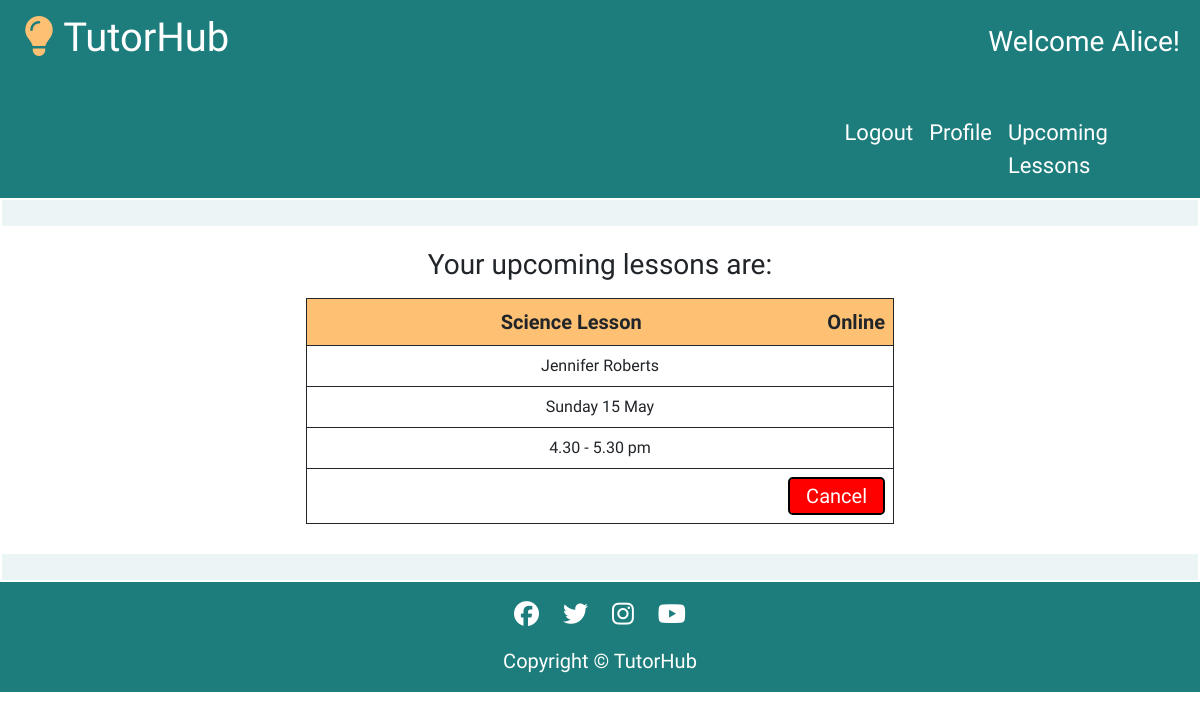
Screenshot of /profile/upcoming_lessons/ (signed in) with the database file from the repository.
### tutorprofile/models.py (models this page shows, shortened)
class Booking(models.Model):
    date = models.CharField(max_length=50)
    time = models.CharField(max_length=50)
    tutor = models.CharField(max_length=50, null=True, blank=True)
    subject = models.CharField(max_length=50, null=True, blank=True)
    student = models.ForeignKey(User, on_delete=models.CASCADE)

### userprofile/views.py (the view)
# urls.py: path('upcoming_lessons/', views.upcoming_lessons, name='upcoming_lessons'),
@login_required
def upcoming_lessons(request):
    template = 'userprofile/upcoming_lessons.html'
    context = {
        'bookings': Booking.objects.filter(student=request.user),
    }
    return render(request, template, context)

### userprofile/templates/userprofile/upcoming_lessons.html (shortened to what this page needs)
{% extends "base.html" %}
{% load static %}
{% block content %}
<div class="row placeholder" id="placeholder-top">
</div>
<div class="container-fluid">
    <div class="row">
        <div class="col-12">
            <div class="row center">
                <h3>Your upcoming lessons are:</h3>
                {% for booking in bookings %}
                <div class="col-12">
                    <table class="table-space table-width-bookings">
                        <tr>
                            <td class="bold">{{ booking.subject }} Lesson <span class="type">Online</span></td>
                        </tr>
                        <tr>
                            <td>{{ booking.tutor }}</td>
                        </tr>
                        <tr>
                            <td class="booking-dates">{{ booking.date }}</td>
                        </tr>
                        <tr>
                            <td>{{ booking.time }}</td>
                        </tr>
                        <tr>
                            <td>
                                <button class="btn btn-delete btn-lg" value="{{ booking.id }}">Cancel</button>
                            </td>
                        </tr>
                    </table>
                </div>
            {% endfor %}
    </div>
</div>
<div class="row placeholder" id="placeholder-bottom">
</div>
{% endblock %}

### templates/base.html (shortened to what this page needs)
{% load static %}
<!DOCTYPE html>
<html lang="en">
<head>
    <link rel="stylesheet" href="https://cdnjs.cloudflare.com/ajax/libs/font-awesome/5.15.3/css/all.min.css">
    <link href="https://cdn.jsdelivr.net/npm/bootstrap@5.0.1/dist/css/bootstrap.min.css" rel="stylesheet"
>
    <link rel="stylesheet" href="{% static 'css/style.css' %}">
</head>
<body>
    <div class="row header-nav">
        <div class="col-sm-12 col-md-6">
            <a class="nav-link" id="nav-title" href="{% url 'index' %}"><i class="fa-solid fa-lightbulb"></i> TutorHub</a>
        </div>
        <div class="col-sm-12 col-md-6">
            {% if user.is_authenticated %}
                <h3 id="username-right">Welcome {{ user.username }}!</h3>
            {% endif %}
        </div>
    </div>
    <nav class="navbar navbar-expand navbar-light">
        <div class="conatiner-fluid">
            <div class="row">
                <div class="col-8 nav-elements">
                    <ul class="navbar-nav mb-lg-0">
                        {% if user.is_authenticated %}
                        <li class="nav-item">
                            <a class="nav-link" href="{% url 'account_logout' %}">Logout</a>
                        </li>
                        <li class="nav-item">
                            <a class="nav-link" href="{% url 'profile' %}">Profile</a>
                        </li>
                        <li class="nav-item">
                            <a class="nav-link-upcoming-lessons nav-link" href="{% url 'upcoming_lessons' %}">Upcoming Lessons</a>
                        </li>
                        {% endif %}
                    </ul>
                </div>
            </div>
        </div>
    </nav>
    <main>
        {% block content %}{% endblock content %}
    </main>
    <footer>
        <div class="container-fluid">
            <div class="row center footer">
                <ul>
                    <li><a href="https://www.facebook.com/" target="_blank" rel="noopener"
                            aria-label="Click here to go to our facebook page"><i class="fab fa-facebook"></i></a></li>
                    <li><a href="https://www.twitter.com/" target="_blank" rel="noopener"
                            aria-label="Click here to go to our twitter page"><i class="fab fa-twitter"></i></a></li>
                    <li><a href="https://www.instagram.com/" target="_blank" rel="noopener"
                            aria-label="Click here to go to our instagram page"><i class="fab fa-instagram"></i></a></li>
                    <li><a href="https://www.youtube.com/" target="_blank" rel="noopener"
                            aria-label="Click here to go to our youtube page"><i class="fab fa-youtube"></i></a></li>
                </ul>
                <p class="footer-text">Copyright © TutorHub</p>
            </div>
        </div>
    </footer>
</body>
</html>

### static/css/style.css (style rules this page uses)
html, body { max-width: 100%; overflow-x: hidden; font-family: 'Hubballi', cursive; }
.center { text-align: center; }
.navbar { background-color: #1c7d7c; justify-content: right; }
.nav-link-upcoming-lessons { width: 200px; }
.navbar-light .navbar-nav .nav-link { color: white; }
.header-nav { height: 100px; color: white; padding-top: 5px; font-size: 30px; background-color: #1c7d7c; color: white; display: flex; position: relative; }
.header-nav a { margin-bottom: 0; text-decoration: none; color: white; }
.nav-link { color: white; }
.nav-elements { font-size: 22px; }
.placeholder { background-color: #258d8c17; border: solid 2px white; padding: 0; height: 30px; margin: auto; margin-bottom: 20px; margin-top: 20px; }
#placeholder-top { padding: 0; margin-top: 0; }
#placeholder-bottom { padding: 0; margin-bottom: 0; }
.bold { background-color: #fec173; font-weight: bold; font-size: 20px; }
#username-right { float: right; padding-top: 20px; padding-right: 20px; }
#nav-title { position: absolute; left: 20px; top: 0px; font-size: 40px; }
#nav-title i { color: #fec173; }
.table-width-bookings { width: 50%; margin: auto; margin-top: 8px; margin-bottom: 8px; }
.table-width-bookings td { padding: 8px; }
th, td { border: 1px solid; }
.btn-delete { padding-top: 2px; padding-bottom: 2px; background-color: #d85153; border: 2px solid black; color: white; float: right; }
.type { float: right; }
.footer { background-color: #1c7d7c; }
.footer-text { font-size: 20px; color: white; }
.footer li { display: inline; padding: 10px; }
.footer li i { color: white; font-size: 25px; margin-top: 20px; }

### rows the page displays
Booking: subject "Science", tutor "Jennifer Roberts", date "Sunday 15 May", time "4.30 - 5.30 pm", {{ booking.id }} 229 (drawn)

### other values shown
{{ user.username }} "Alice"
